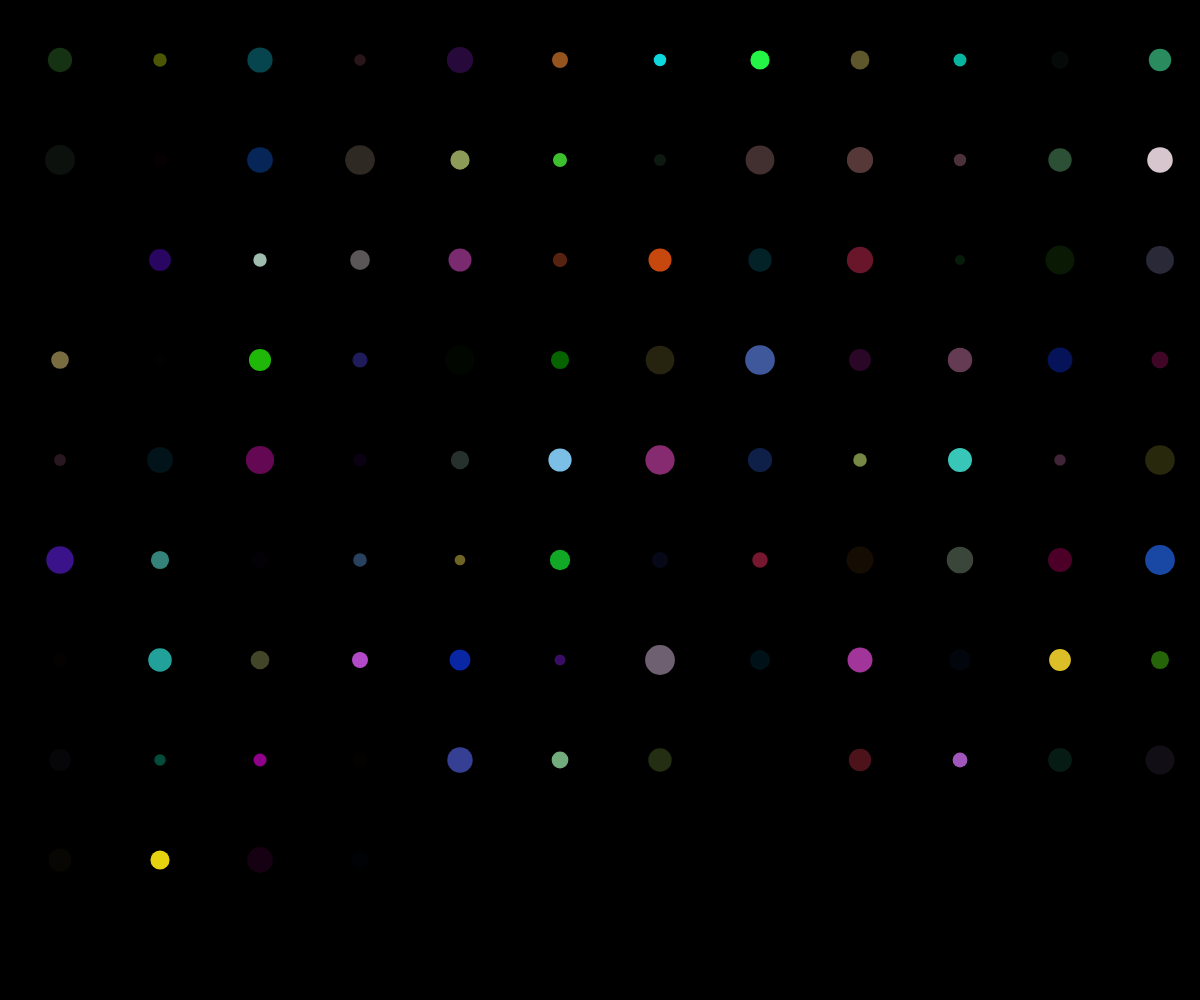
Frame 1 (no input)
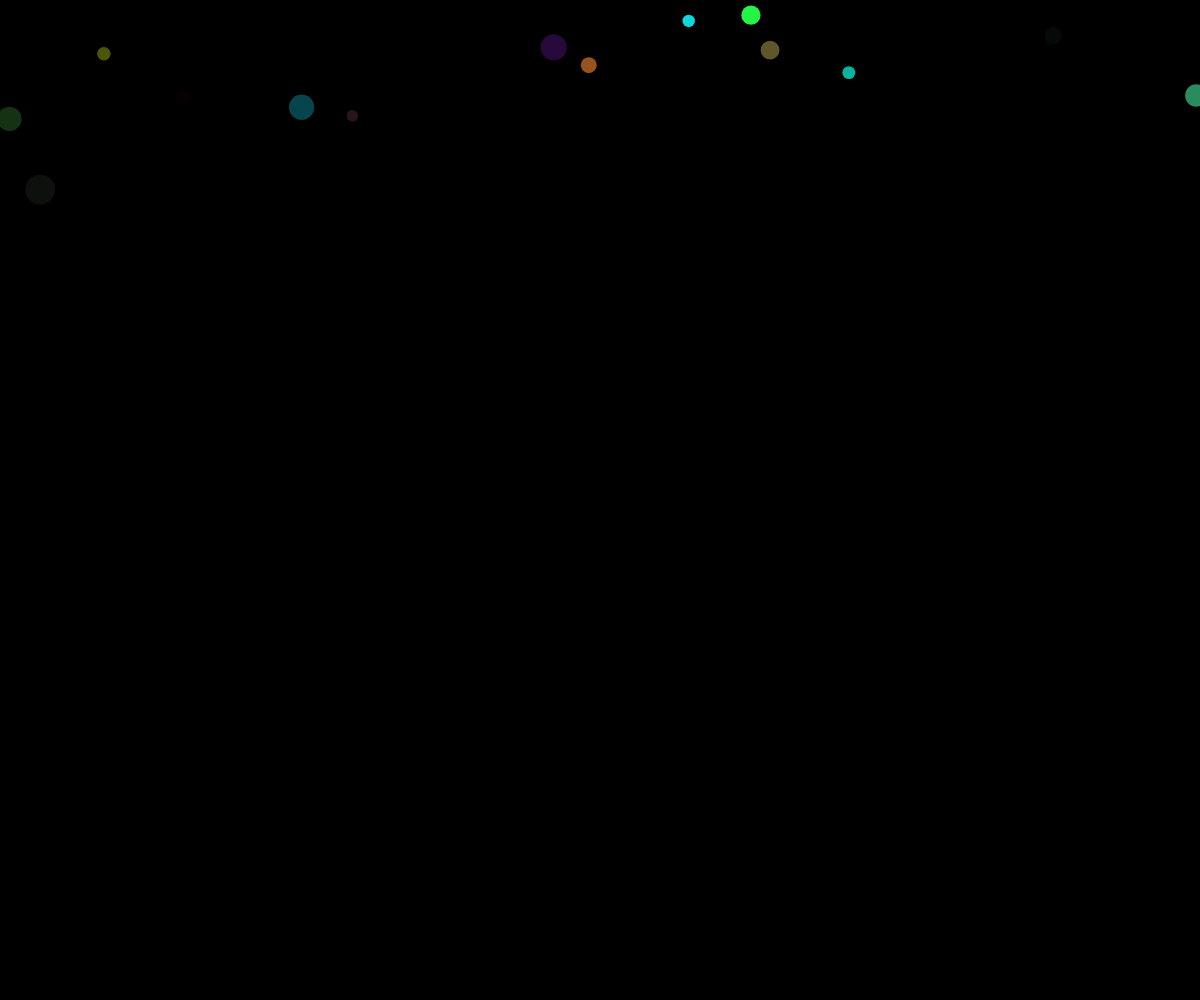
Frame 60 (no input)
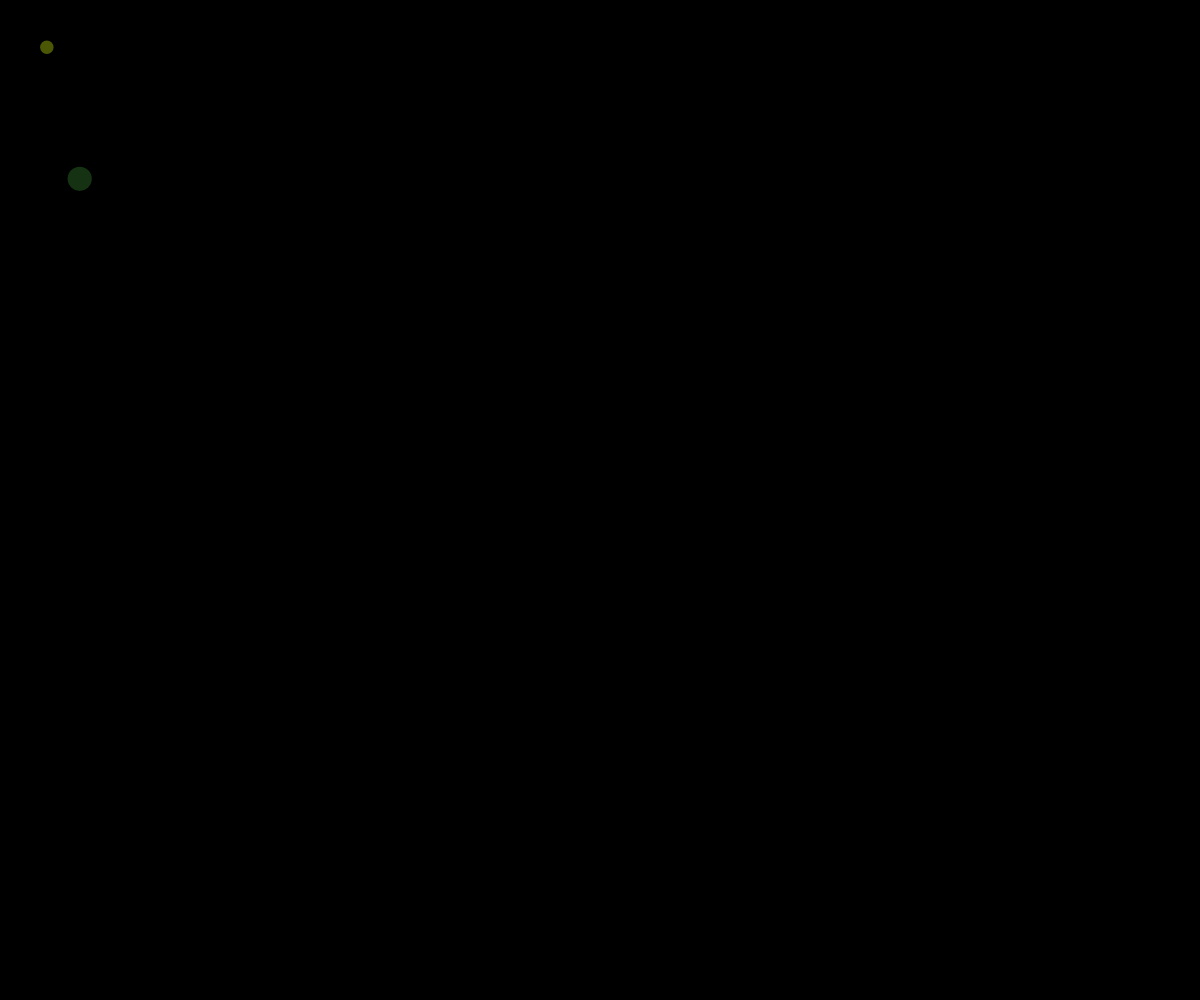
Frame 120 (the mouse pressed at the canvas centre since frame 60)

The p5.js sketch that drew these frames (run headless with seeded random() and noise() and a simulated clock; from frame 60 on, the mouse is pressed at the canvas centre):

// p5.js sketch
// ── sketch.js


// global variables
let bubbles = [];
let num_of_bubbles = 100

function setup() {
    createCanvas(windowWidth, windowHeight);
    // make a for loop and call Bubble, push to the bubbles array
    let init_x = 60;
    let init_y = 60;
    for (let i = 0; i < num_of_bubbles; i++) {
        bubbles.push(new Bubble(init_x, init_y, random(5, 15)));
    // bubble starting position
        init_x += 100;
        if (init_x > width) {
            init_x = 60;
            init_y += 100;
        }
    }
}

function draw() {
    background(0);
    // put the Bubble class methods in the draw loop
    for (let i = 0; i < bubbles.length; i++) {
        bubbles[i].show();
        bubbles[i].move();
        bubbles[i].destroy(bubbles, i);
    }
}

// make the destroy method a function
function destroy(my_id){
  bubbles.splice(my_id, 1);
}


// BUBBLE CLASS //


class Bubble {
    constructor(x, y, radius) {
        this.x = x;
        this.y = y;
        this.radius = radius;
        this.delta_x = random(-2, 2);
        this.delta_y = random(-2, 2);
        this.bubble_color = color(random(255), random(255), random(255), random(255));
    }

    show() {
        noStroke();
        fill(this.bubble_color);
        ellipse(this.x, this.y, this.radius * 2);
    }

    move() {
        // move the bubbles away from the center
        this.x += this.delta_x;
        this.y += this.delta_y;
        // make the bubbles bounce off of the walls
        // vertical walls
        if (this.x >= width) {
            this.delta_x *= -1;
            this.x = width - abs(this.delta_x);
      } else if (this.x <= 0) {
            this.delta_x *= -1
            this.x = abs(this.delta_x);
      // horizontal walls
      } else if (this.y >= height) {
            this.delta_y *= -1;
            this.y = height - abs(this.delta_y);
      } else if (this.y <= 0) {
            this.delta_y *= -1;
            this.y = abs(this.delta_y);
      }
    }

    // destroy bubbles when they collide
    destroy(bubbles, my_id) {
        for (let n = 0; n < bubbles.length; n++) {
        if (n != my_id) {
            let d = dist(this.x, this.y, bubbles[n].x, bubbles[n].y);
            let combinedR = this.radius + bubbles[n].radius;
            for (let i = bubbles.length -1; i >= 0; i--) {
                if (d <= combinedR) {
                    destroy(my_id);
                }
            }
        }
        }
    }
}
